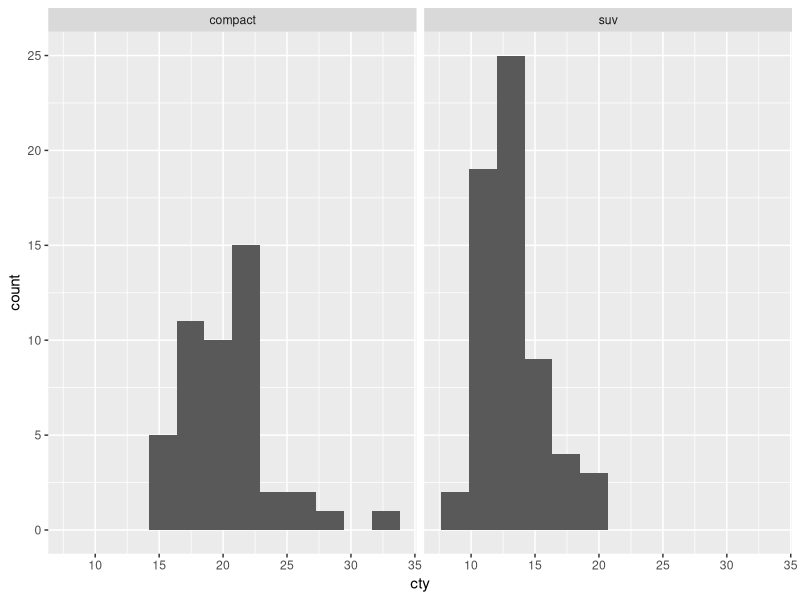
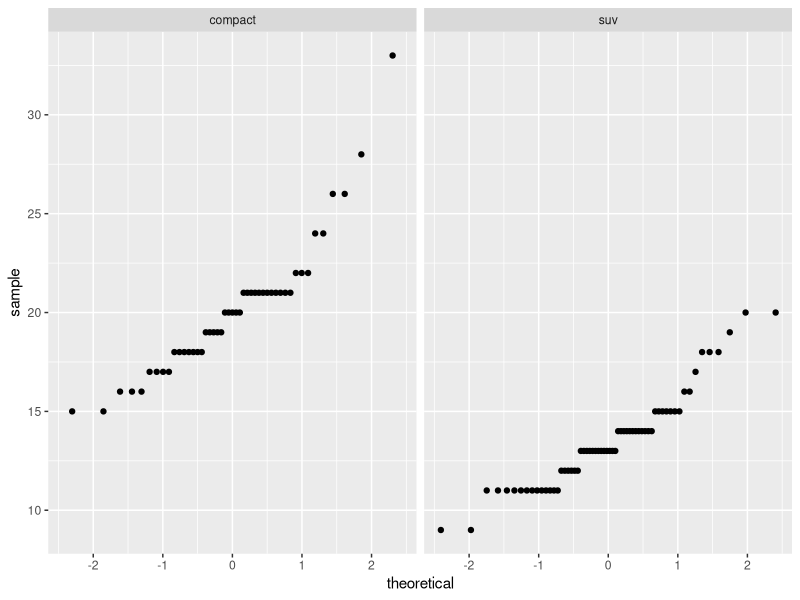

Reproduce these figures in R, in order.
## ---- chunk 1

knitr::opts_chunk$set(echo = TRUE)
library(tidyverse)
# only using tidyverse today
## ---- chunk 2
pika_mass <- c(82, 94, 110, 70, 86, 99, 102, 320, 5000)
# use a representative sample

pika_mean <- mean(pika_mass)

pika_sd <- sd(pika_mass)

pika_ci <- t.test(pika_mass)

# type pika_ci in console to see it
# degrees of freedom is sample size - 1

pika_ci
# never just return this. this is not an acceptable way to report any summary of anything
## ---- chunk 3
# my_list$name
# my_list$age
# use $ to refer to elements in a list, the same way we would for columns of a dataframe
# ?t.test in console for more information
# pika_ci$p.value returns the p-value
# pika_ci$estimate returns the mean value

# pika_ci$conf.int

# pika_mass
# pika_mass[2] returns the second element of the vector. not 0 based like Python

# my_list$name[2]
## ---- chunk 4
oak_trees <- c(29, 19, 22, 30, 35, 16, 20, 7)
  
pine_trees <- c(48, 32, 41, 40, 56, 70, 30, 19, 20)
## ---- chunk 5
trees_t <- t.test(oak_trees, pine_trees)
## ---- chunk 6
# In console, use unique(mpg$class) to see all the classes in that column

# Create a subset called compact_suv that only contains observations where the class is suv OR compact

compact_suv <- mpg %>% 
  filter(class %in% c("compact", "suv"))
# In console, run unique(compact_suv$class) to run a check on this.
## ---- chunk 7
ggplot(data = compact_suv, aes(x = cty)) +
  geom_histogram(bins = 12) +
  facet_wrap(~ class)

# both of these graphs, look relatively normally distributed. no concerns
# this is exploratory

# Do you think assumptions of normality make sense?
# I think means is an appropriate method of central tendancy (?)


ggplot(data = compact_suv, aes(sample = cty)) +
  geom_qq() +
  facet_wrap(~ class)
# the more divergent from linear, the more evidence that this is not from a normal distribution
# here, there is nothing ridiculous skewed that would justify not doing a t test
# qq plot should only be used in combination with histograms, etc.

# these are exploratory plots. means make sense to compare these two plots
## ---- chunk 8
# make a summary table:
car_stats <- compact_suv %>% 
  group_by(class) %>% 
  summarize(mean_city = mean(cty),
            sd_city = round(sd(cty), 1),
            sample_size = n())

car_stats

# if you were printing this in document, update column headers to contain units. do rounding. etc.
## ---- chunk 9
compact_sample <- compact_suv %>% 
  filter(class == "compact") %>% 
  pull(cty)

suv_sample <- compact_suv %>% 
  filter(class == "suv") %>% 
  pull (cty)

cars_t <- t.test(compact_sample, suv_sample)
# look at cars_t in the console

# p-value is very small. There is a neglible probability that these samples were drawn from populations of the same mean.
